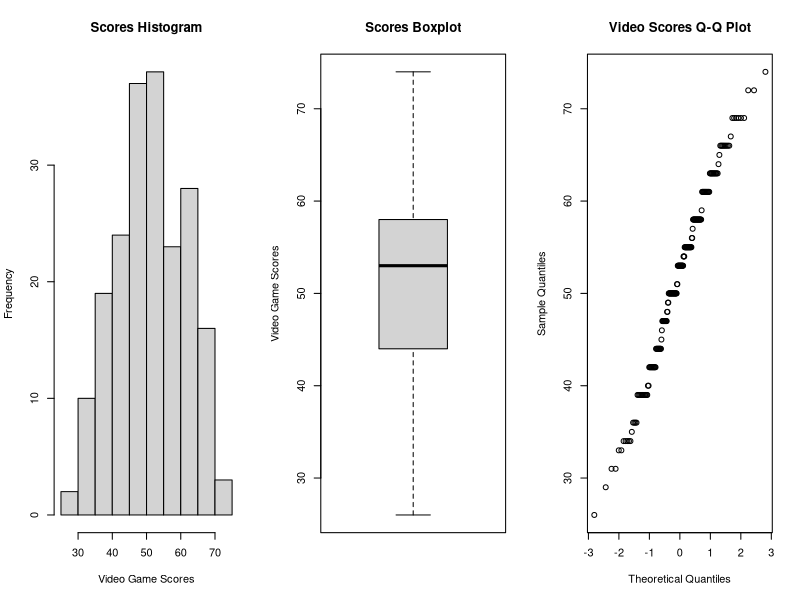
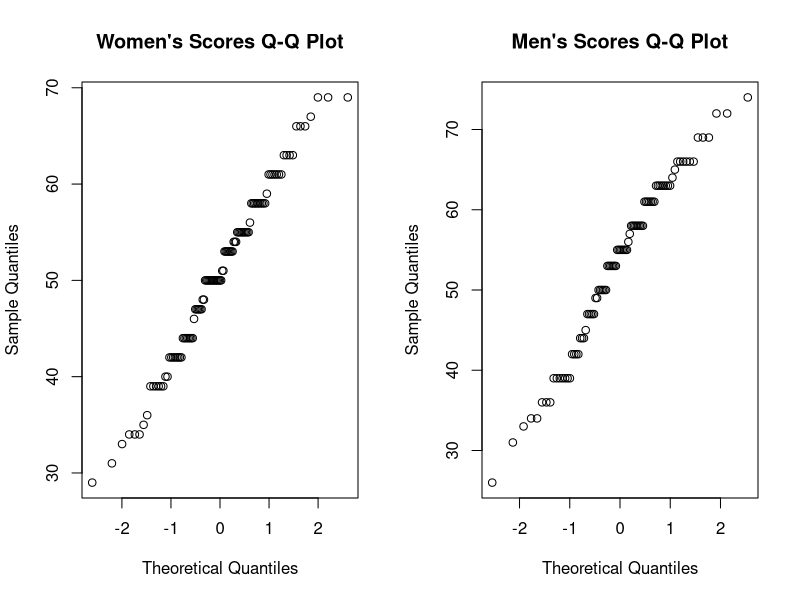
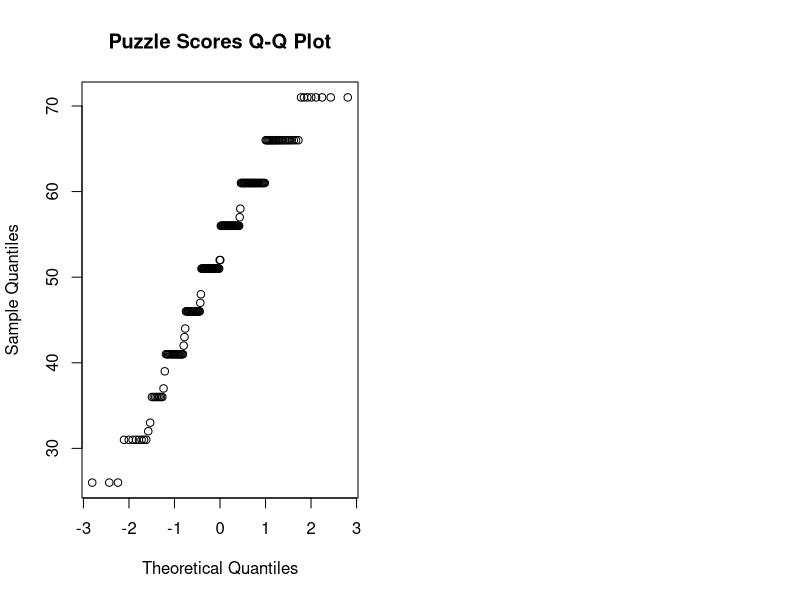

The R source for these figures, in order:
## ---- chunk 1
#Read in the data and extract the relevant column
ice_cream=read.csv("data/Ice_cream.csv",header=TRUE) 
video=ice_cream$video

#Create relevant figures to assess distribution normality
par(mfrow=c(1,3))
hist(video, xlab="Video Game Scores", main="Scores Histogram"); boxplot(video, ylab="Video Game Scores", main="Scores Boxplot"); qqnorm(video, main="Video Scores Q-Q Plot")
## ---- chunk 2
#Constructing a bounded 97% confidence interval 
video_mean = mean(video)
video_se = sd(video)/sqrt(length(video))
alpha = 0.03
degrees_freedom = length(video) - 1
t_score = qt(p=alpha/2, df=degrees_freedom, lower.tail=F)
margin_error = video_se * t_score
lower_bound = video_mean - margin_error
upper_bound = video_mean + margin_error
## ---- chunk 3
#Calculating the number of samples needed for a confidence interval of at most length 3
desired_margin_error = 1.5
z_score = qnorm(0.985)
num_samples = ((z_score*sd(video))/desired_margin_error)^2
## ---- chunk 4
#Creating a bootstrapped 97% confidence interval
B = 1000
Tstar = numeric(B)
for (i in 1:B) {
  Xstar = sample(video, replace = TRUE) 
  Tstar[i] = mean(Xstar)
}
Tstar015 = quantile(Tstar, 0.015)  #Lower bound
Tstar985 = quantile(Tstar, 0.985)  #Upper bound

confidence_interval = c(2*mean(video) - Tstar985, 2*mean(video) - Tstar015)
## ---- chunk 5
#First t-test when mu_0 = 50
t.test(video, mu=50, alt="g")

#Second t-test when mu_0 = 51
t.test(video, mu=51, alt="g")
## ---- chunk 6
binom.test(sum(video>50), length(video), p=0.5, alt="g")

wilcox.test(video, mu=50, alt="g")

binom.test(sum(video<42), length(video), p=0.25, alt="l")
## ---- chunk 7
n=length(video)
t=min(video)
mus = c()
B=1000; tstar=numeric(B)
for (j in 0:100){
  for (i in 1:B){
  xstar=rnorm(200, mean=j, sd=10)
  tstar[i]=min(xstar)
  }
  pl=sum(tstar<t)/B; pr=sum(tstar>t)/B
  p=2*min(pl,pr)
  if (p >= 0.05){
    mus = c(mus, j)
  }
}
## ---- chunk 8
ks_mus = c()
suppressWarnings(for (j in 0:100){
  xstar=rnorm(200, mean=j, sd=10)
  p = ks.test(video, xstar)[[2]]
  if (p >= 0.05){
    ks_mus = c(ks_mus, j)
  }
})
## ---- chunk 9
#Extracting the boolean data for scores from women and men
women_scores = ice_cream$video[ice_cream$female == 1]
men_scores = ice_cream$video[ice_cream$female == 0]

par(mfrow=c(1,2))
qqnorm(women_scores, main="Women's Scores Q-Q Plot"); qqnorm(men_scores, main="Men's Scores Q-Q Plot")

#Two-sample t-test
t.test(women_scores, men_scores)
## ---- chunk 10
#Mann-Whitney test
wilcox.test(women_scores, men_scores)

#Kolmogorov-Smirnov test
ks.test(women_scores, men_scores)
## ---- chunk 11
puzzle=ice_cream$puzzle

#Check normality for the puzzle scores
qqnorm(puzzle, main="Puzzle Scores Q-Q Plot")
cor.test(video, puzzle, method="spearman")
